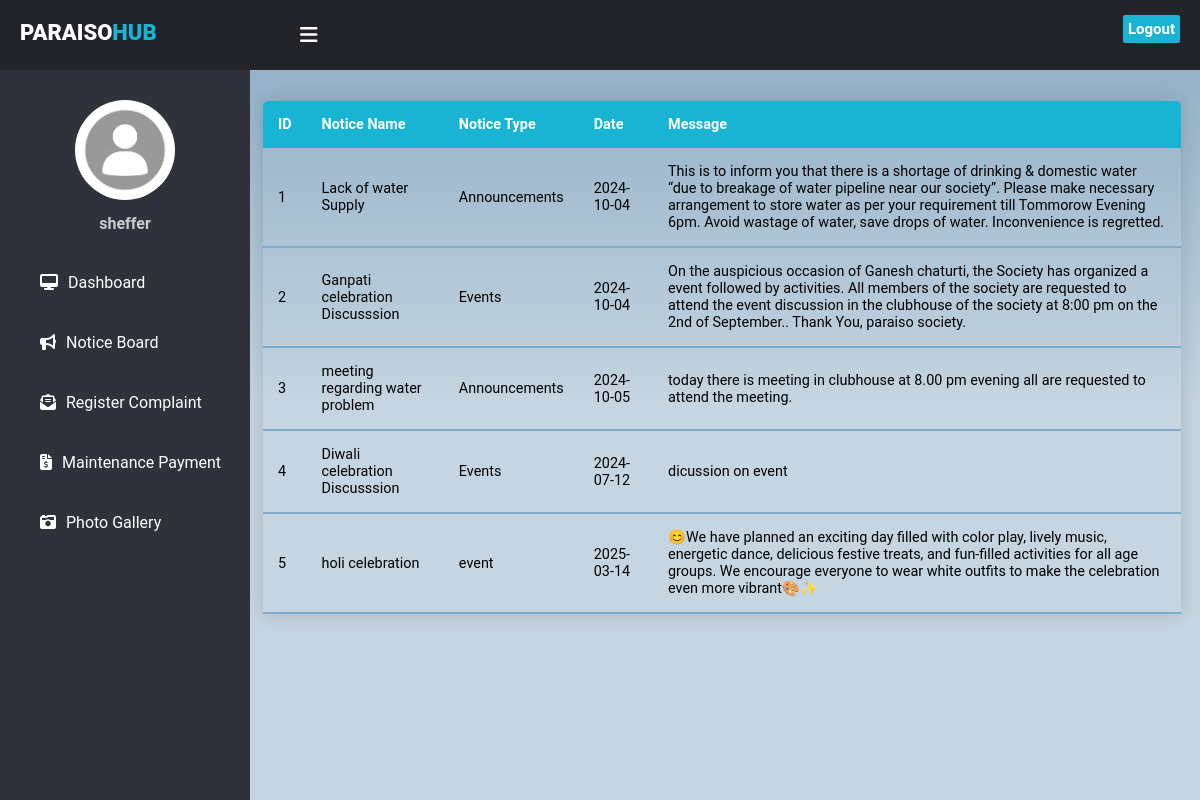
The page /noticebrd.php (signed in) on the database its author committed.
### tables this page shows
CREATE TABLE `notices` (
  `ID` int(11) NOT NULL,
  `Name` varchar(100) NOT NULL,
  `Type` varchar(20) NOT NULL,
  `Noticedate` date NOT NULL,
  `Message` varchar(500) NOT NULL
);

### noticebrd.php (the view, shortened to what this page needs)
<!DOCTYPE html>
<html lang="en">
<head>
    <link rel="stylesheet" href="dashstyle.css">
</head>
<body>
    <header>
      <label for="check">
        <i class="fas fa-bars" id="sidebar_btn"></i>
      </label>
      <div class="left_area">
        <h3>paraiso<span>HUB</span></h3>
      </div>
      <div class="right_area">
        <a href="logout.php" class="logout_btn">Logout</a>
      </div>
    </header>
    <div class="sidebar">
      <center>
        <img src="Images/download.png" class="profile_image" alt="">
        <h4> <?php echo $_SESSION['username']?> </h4>
      </center>
      <a href="Welcome.php"><i class="fas fa-desktop"></i><span>Dashboard</span></a>
      <a href="noticebrd.php" class="active"><i class="fas fa-bullhorn"></i><span>Notice Board</span></a>
      <a href="complaint.php"><i class="fas fa-envelope-open-text"></i><span>Register Complaint</span></a>
      <a href="payment.php"><i class="fas fa-file-invoice-dollar"></i><span>Maintenance Payment</span></a>
      <a href="userphoto.php"><i class="fas fa-camera-retro"></i><span>Photo Gallery</span></a>
    </div>
    <div class="content"><br><br><br><br>
    <?php
    $connection = mysqli_connect("localhost","root","");
    $query = "Select * from notices";
    $query_run = mysqli_query($connection,$query);
    ?>
    <table class="content-table">
  <thead>
    <tr>
      <th>ID</th>
      <th>Notice Name</th>
      <th>Notice Type</th>
      <th>Date</th>
      <th>Message</th>
    </tr>
  </thead>
  <?php
    if($query_run)
    {
      while($row = mysqli_fetch_array($query_run))
      {
        ?>
    <tbody>
    <tr>
      <td><?php echo $row['ID']; ?> </td>
      <td><?php echo $row['Name']; ?> </td>
      <td><?php echo $row['Type']; ?> </td>
      <td><?php echo $row['Noticedate']; ?> </td>
      <td><?php echo $row['Message']; ?> </td>
    </tr>
    </tbody>
        <?php
      }
    }
    else
    {
      echo "No Record found";
    }
    ?>
    </table>
    </div>
</body>
</html>

### dashstyle.css (style rules this page uses)
body { margin: 0; padding: 0; font-family: "Roboto", sans-serif; }
header { position:fixed; background: #22242A; padding: 20px; width: 100%; height: 30px; }
.left_area h3 { color: #fff; margin: 0; text-transform: uppercase; font-size: 22px; font-weight: 900; }
.left_area span { color: #19B3D3; }
.logout_btn { padding: 5px; background: #19B3D3; text-decoration: none; float: right; margin-top: -30px; margin-right: 40px; border-radius: 2px; font-size: 15px; font-weight: 600; color: #fff; transition: 0.5s; transition-property: background; }
.sidebar { background: #2f323a; margin-top: 70px; padding-top: 30px; position: fixed; left: 0; width: 250px; height: 100%; transition: 0.5s; transition-property: left; }
.sidebar .profile_image { width: 100px; height: 100px; border-radius: 100px; margin-bottom: 10px; }
.sidebar h4 { color: #ccc; margin-top: 0; margin-bottom: 20px; }
.sidebar a { color: #fff; display: block; width: 100%; line-height: 60px; text-decoration: none; padding-left: 40px; box-sizing: border-box; }
.sidebar i { padding-right: 10px; }
label #sidebar_btn { z-index: 1; color: #fff; position: fixed; cursor: pointer; left: 300px; font-size: 20px; margin: 5px 0; transition: 0.5s; transition-property: color; }
.content { margin-left: 250px; overflow: auto; background: url(Images/background.png) no-repeat; background-position: center; background-size: cover; height: 100vh; transition: 0.5s; }

### noticebrd.php (style rules this page uses)
.content-table { border-collapse: collapse; margin: 25px 19px; margin-left: 13px; font-size: 0.9em; min-width: 400px; border-radius: 5px 5px 0 0; overflow: hidden; box-shadow: 0 0 20px rgba(0, 0, 0, 0.15); }
.content-table thead tr { background-color: #19B3D3; color: #ffffff; text-align: left; font-weight: 900; }
.content-table th, .content-table td { padding: 15px 15px; }
.content-table tbody tr { border-bottom: 1px solid #dddddd; }
.content-table tbody tr:last-of-type { border-bottom: 2px solid #82abc7; }

### rows shown on the page
notices: ID "1", Name "Lack of water Supply", Type "Announcements", Noticedate "2024-10-04", Message "This is to inform you that there is a shortage of drinking & domestic water “due to breakage of water pipeline near our society”. Please make necessary arrangement to store water as per your requirement till Tommorow Evening 6pm. Avoid wastage of water, save drops of water. Inconvenience is regretted."
notices: ID "2", Name "Ganpati celebration Discusssion", Type "Events", Noticedate "2024-10-04", Message "On the auspicious occasion of Ganesh chaturti, the Society has organized a event followed by activities. All members of the society are requested to attend the event discussion in the clubhouse of the society at 8:00 pm on the 2nd of September.. Thank You, paraiso society."
notices: ID "3", Name "meeting regarding water problem", Type "Announcements", Noticedate "2024-10-05", Message "today there is meeting in clubhouse at 8.00 pm evening all are requested to attend the meeting."
notices: ID "4", Name "Diwali celebration Discusssion", Type "Events", Noticedate "2024-07-12", Message "dicussion on event"
notices: ID "5", Name "holi celebration", Type "event", Noticedate "2025-03-14", Message "😊We have planned an exciting day filled with color play, lively music, energetic dance, delicious festive treats, and fun-filled activities for all age groups. We encourage everyone to wear white outfits to make the celebration even more vibrant🎨✨"

### other values the page prints
$_SESSION['username'] "sheffer"
